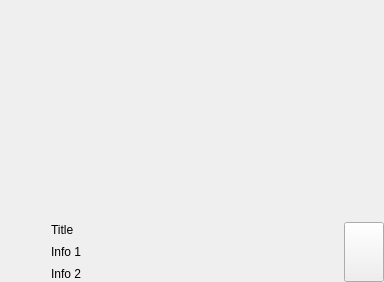
<?xml version="1.0" encoding="UTF-8"?>
<ui version="4.0">
 <class>Form</class>
 <widget class="QWidget" name="Form">
  <property name="geometry">
   <rect>
    <x>0</x>
    <y>0</y>
    <width>384</width>
    <height>282</height>
   </rect>
  </property>
  <property name="contextMenuPolicy">
   <enum>Qt::CustomContextMenu</enum>
  </property>
  <property name="locale">
   <locale language="English" country="UnitedStates"/>
  </property>
  <layout class="QVBoxLayout" name="FormLayout">
   <property name="leftMargin">
    <number>0</number>
   </property>
   <property name="topMargin">
    <number>0</number>
   </property>
   <property name="rightMargin">
    <number>0</number>
   </property>
   <property name="bottomMargin">
    <number>0</number>
   </property>
   <item>
    <widget class="QLabel" name="thumbnailImage">
     <property name="sizePolicy">
      <sizepolicy hsizetype="Expanding" vsizetype="Expanding">
       <horstretch>0</horstretch>
       <verstretch>0</verstretch>
      </sizepolicy>
     </property>
     <property name="maximumSize">
      <size>
       <width>384</width>
       <height>216</height>
      </size>
     </property>
     <property name="contextMenuPolicy">
      <enum>Qt::CustomContextMenu</enum>
     </property>
     <property name="text">
      <string/>
     </property>
     <property name="pixmap">
      <pixmap>../img/thumbnail.png</pixmap>
     </property>
     <property name="scaledContents">
      <bool>true</bool>
     </property>
     <property name="alignment">
      <set>Qt::AlignCenter</set>
     </property>
    </widget>
   </item>
   <item>
    <widget class="QWidget" name="infoArea" native="true">
     <layout class="QHBoxLayout" name="infoAreaLayout">
      <property name="leftMargin">
       <number>0</number>
      </property>
      <property name="topMargin">
       <number>0</number>
      </property>
      <property name="rightMargin">
       <number>0</number>
      </property>
      <property name="bottomMargin">
       <number>0</number>
      </property>
      <item>
       <widget class="QLabel" name="categoryImage">
        <property name="maximumSize">
         <size>
          <width>45</width>
          <height>60</height>
         </size>
        </property>
        <property name="text">
         <string/>
        </property>
        <property name="pixmap">
         <pixmap>../img/category.jpg</pixmap>
        </property>
        <property name="scaledContents">
         <bool>true</bool>
        </property>
        <property name="alignment">
         <set>Qt::AlignCenter</set>
        </property>
       </widget>
      </item>
      <item>
       <widget class="QWidget" name="metaArea" native="true">
        <layout class="QVBoxLayout" name="metaAreaLayout">
         <property name="leftMargin">
          <number>0</number>
         </property>
         <property name="topMargin">
          <number>0</number>
         </property>
         <property name="rightMargin">
          <number>0</number>
         </property>
         <property name="bottomMargin">
          <number>0</number>
         </property>
         <item>
          <widget class="QLabel" name="title">
           <property name="sizePolicy">
            <sizepolicy hsizetype="Ignored" vsizetype="Preferred">
             <horstretch>0</horstretch>
             <verstretch>0</verstretch>
            </sizepolicy>
           </property>
           <property name="text">
            <string>Title</string>
           </property>
          </widget>
         </item>
         <item>
          <widget class="QLabel" name="info_1">
           <property name="sizePolicy">
            <sizepolicy hsizetype="Ignored" vsizetype="Preferred">
             <horstretch>0</horstretch>
             <verstretch>0</verstretch>
            </sizepolicy>
           </property>
           <property name="text">
            <string>Info 1</string>
           </property>
          </widget>
         </item>
         <item>
          <widget class="QLabel" name="info_2">
           <property name="sizePolicy">
            <sizepolicy hsizetype="Ignored" vsizetype="Preferred">
             <horstretch>0</horstretch>
             <verstretch>0</verstretch>
            </sizepolicy>
           </property>
           <property name="text">
            <string>Info 2</string>
           </property>
          </widget>
         </item>
        </layout>
       </widget>
      </item>
      <item>
       <widget class="QToolButton" name="more">
        <property name="sizePolicy">
         <sizepolicy hsizetype="Fixed" vsizetype="Preferred">
          <horstretch>0</horstretch>
          <verstretch>0</verstretch>
         </sizepolicy>
        </property>
        <property name="maximumSize">
         <size>
          <width>40</width>
          <height>16777215</height>
         </size>
        </property>
        <property name="toolTip">
         <string>More</string>
        </property>
        <property name="icon">
         <iconset>
          <normaloff>../icons/light/list.svg</normaloff>../icons/light/list.svg</iconset>
        </property>
       </widget>
      </item>
     </layout>
    </widget>
   </item>
  </layout>
 </widget>
 <resources/>
 <connections/>
</ui>
